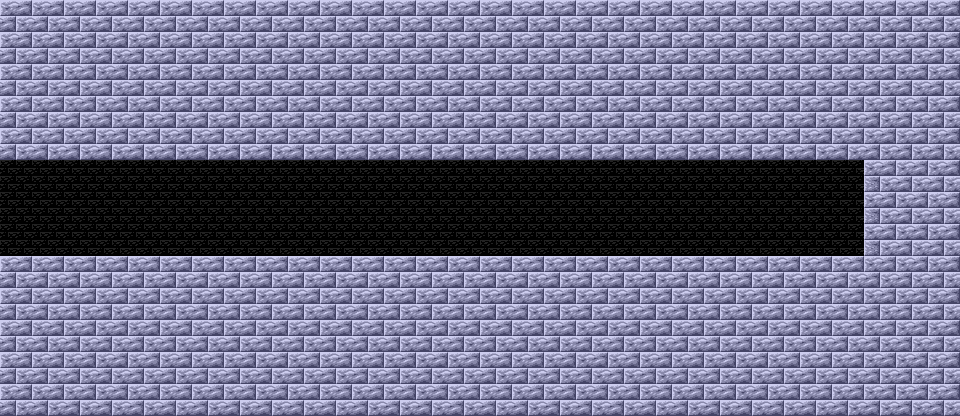

Below is a game level as drawn by its tile map, then a one-line description and the .tmx file that defines it, in full:
An orthogonal 30x13 tile map with 32x32 px tiles, 1 tile layer (Capa de Patrones 1), 2 tilesets and 6 objects (128, 192, 0, STAGE_WALL5).

<map version="1.0" orientation="orthogonal" width="30" height="13" tilewidth="32" tileheight="32">
 <tileset firstgid="1" name="tileset" tilewidth="32" tileheight="32">
  <image source="../tileset/tileset.png" width="256" height="512" />
 </tileset>
 <tileset firstgid="129" name="objset" tilewidth="64" tileheight="64">
  <image source="../tileset/objset.png" trans="000000" width="512" height="512" />
 </tileset>
 <layer name="Capa de Patrones 1" width="30" height="13">
  <data encoding="csv">
2,2,2,2,2,2,2,2,2,2,2,2,2,2,2,2,2,2,2,2,2,2,2,2,2,2,2,2,2,2,
2,2,2,2,2,2,2,2,2,2,2,2,2,2,2,2,2,2,2,2,2,2,2,2,2,2,2,2,2,2,
2,2,2,2,2,2,2,2,2,2,2,2,2,2,2,2,2,2,2,2,2,2,2,2,2,2,2,2,2,2,
2,2,2,2,2,2,2,2,2,2,2,2,2,2,2,2,2,2,2,2,2,2,2,2,2,2,2,2,2,2,
2,2,2,2,2,2,2,2,2,2,2,2,2,2,2,2,2,2,2,2,2,2,2,2,2,2,2,2,2,2,
1,1,1,1,1,1,1,1,1,1,1,1,1,1,1,1,1,1,1,1,1,1,1,1,1,1,1,3,2,2,
1,1,1,1,1,1,1,1,1,1,1,1,1,1,1,1,1,1,1,1,1,1,1,1,1,1,1,3,2,2,
1,1,1,1,1,1,1,1,1,1,1,1,1,1,1,1,1,1,1,1,1,1,1,1,1,1,1,3,2,2,
2,2,2,2,2,2,2,2,2,2,2,2,2,2,2,2,2,2,2,2,2,2,2,2,2,2,2,2,2,2,
2,2,2,2,2,2,2,2,2,2,2,2,2,2,2,2,2,2,2,2,2,2,2,2,2,2,2,2,2,2,
2,2,2,2,2,2,2,2,2,2,2,2,2,2,2,2,2,2,2,2,2,2,2,2,2,2,2,2,2,2,
2,2,2,2,2,2,2,2,2,2,2,2,2,2,2,2,2,2,2,2,2,2,2,2,2,2,2,2,2,2,
2,2,2,2,2,2,2,2,2,2,2,2,2,2,2,2,2,2,2,2,2,2,2,2,2,2,2,2,2,2
</data>
 </layer>
 <objectgroup name="Capa de Objetos 1" width="30" height="13">
  <object name="128" gid="142" x="285" y="191" />
  <object name="192" gid="142" x="448" y="192" />
  <object name="0" gid="142" x="610" y="192" />
  <object name="STAGE_WALL5" gid="130" x="767" y="268" />
  <object gid="130" x="62" y="271" />
  <object gid="131" x="63" y="270" />
 </objectgroup>
</map>